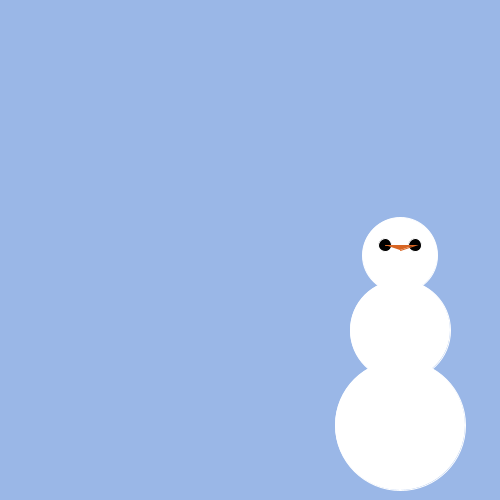
Frame 1 (no input)
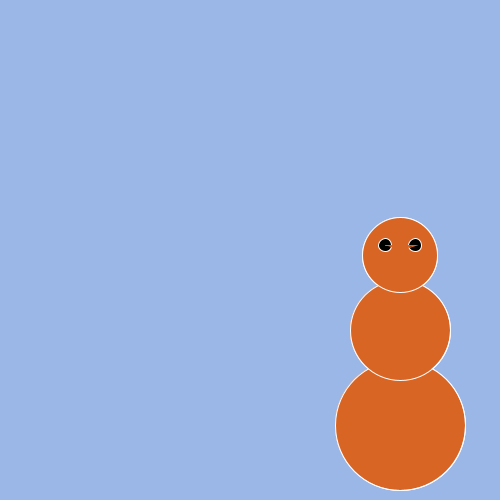
Frame 2 (the mouse pressed at the canvas centre, redrawn once)

The Processing sketch that drew these frames (run headless with seeded random() and noise(); the mouse was pressed at the canvas centre and the sketch redrawn once):

// Processing sketch: Holiday_Card
// ── Holiday_Card.pde
//Emily Davies-Holiday Card :)

void setup() {
  size(500,500);
  background(154,183,231);
  noLoop();
}

void draw(){
  stroke(255);
  beginShape();
  ellipse(400,425,130,130);
  ellipse(400,330,100,100);
  ellipse(400,255,75,75);
  fill(0);
  ellipse(385,245,13,13);
  fill(0);
  ellipse(415,245,13,13);
  beginShape();
  stroke(216,101,35);
  fill(216,101,35);
  vertex(385,245);
  vertex(415,245);
  vertex(400,250);
  endShape();

}
